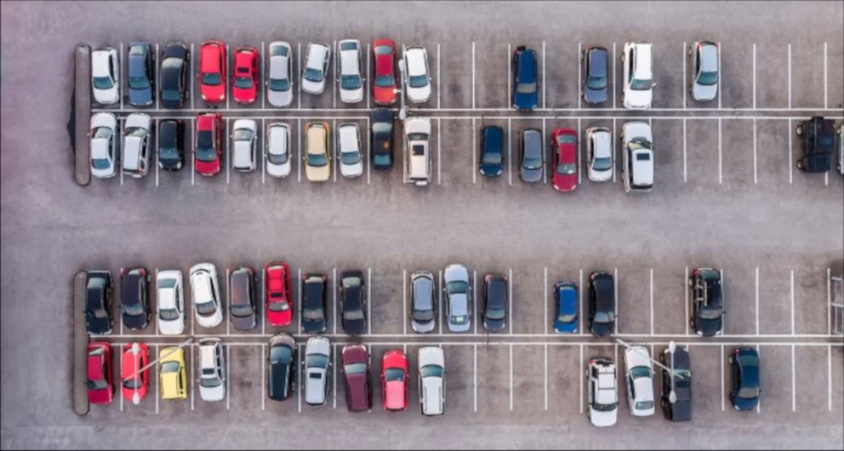
#> input picture input/carpark.jpg, 844 x 451 px, shrunk from 1105 x 590 before the run
$ python car_counting.py
#> lines starting #> are read from the running program, lines starting #| are printed output that depends on the picture
from math import sqrt
import cv2

pt_x, pt_y = None, None
pt1_x, pt1_y = None, None
pt2_x, pt2_y = None, None
full_count = 0
empty_count = 0
line_count = 0
parking_width = 46

font = cv2.FONT_HERSHEY_SIMPLEX


# [56 lines left out: functions full_counter, empty_counter, line_counter, search_window, not called in this run]


name = "carpark.jpg"
img = cv2.imread("input/" + name)
#> img is the input picture: shape (451, 844, 3); mean B, G, R 139.8, 130.8, 140.5
img_copy = img.copy()

while True:

    cv2.namedWindow('Image')
    cv2.setMouseCallback('Image', search_window)

    cv2.rectangle(img, (0, 0), (70, 80), (255, 255, 255), -1)
    cv2.putText(img, f'{full_count}', (5, 30), font, 1, (0, 0, 255), 2, cv2.LINE_AA)
    cv2.putText(img, f'{empty_count}', (5, 70), font, 1, (0, 255, 0), 2, cv2.LINE_AA)
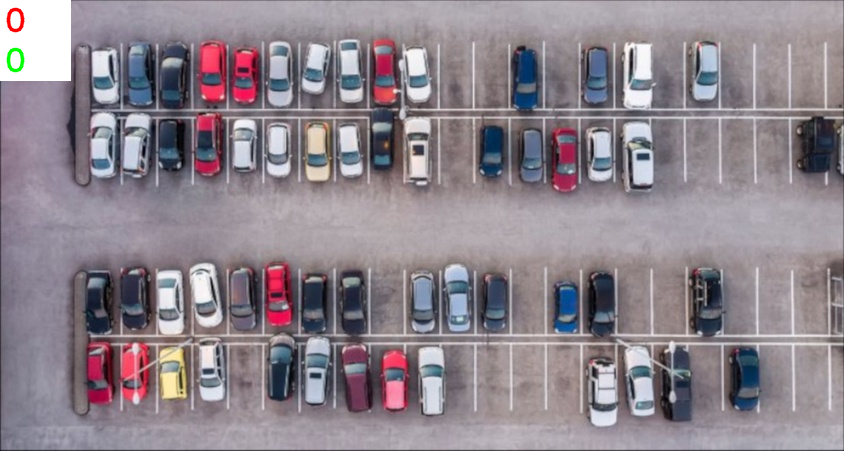
#> img: shape (451, 844, 3); mean B, G, R 141, 132.4, 141.9

    cv2.imshow('Image', img)

    if cv2.waitKey(10) & 0xFF == ord('s'):
#> (key Esc is pressed here)
        cv2.imwrite("output/" + name, img)

    if cv2.waitKey(10) & 0xFF == 27:
#> (key Esc is pressed here)
        break

cv2.destroyAllWindows()
